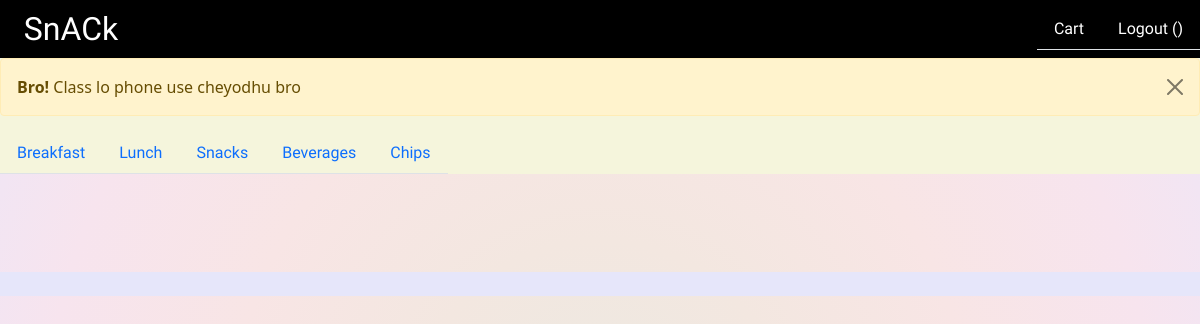
Page /menu/lunch on the earlier database version.
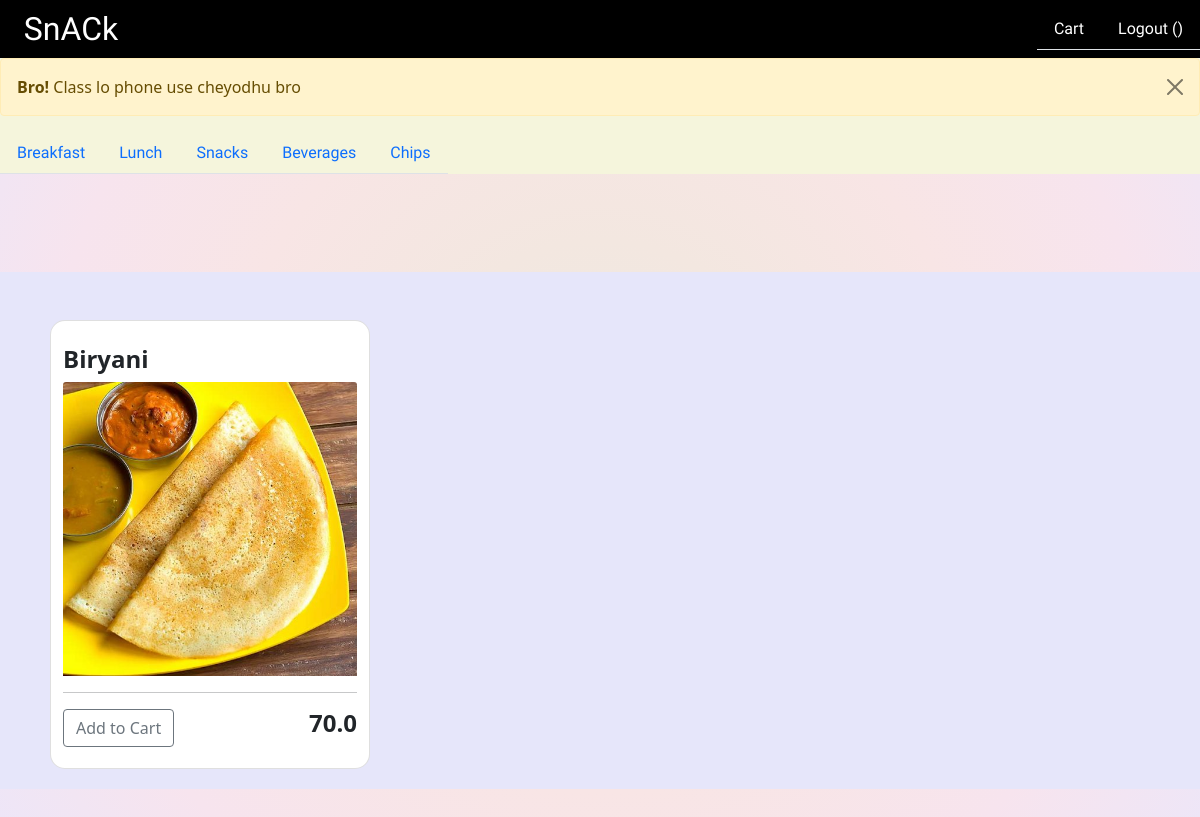
Same page on the later database version.
### menu/models.py (models this page shows, shortened)
class Food(models.Model):
	food_id=models.UUIDField(default=uuid.uuid4, editable=False, unique=True)
	fname = models.CharField(max_length=200)
	price = models.FloatField()
	fimage = models.ImageField(null=True, blank=True, upload_to='static/images/')
	is_veg=models.BooleanField(default=True)
	time=[('breakfast','breakfast'),('lunch','lunch'),('snacks','snacks'),('beverages','beverages'),('chips','chips')]
	meal_time=models.CharField(max_length=50,choices=time) #choices - Breakfast,Lunch,Snacks,Beverages

### menu/views.py (the view)
# urls.py: path('menu/lunch',views.lunch,name='lunch'),
def lunch(request):
    return render(request,'./lunch.html',context={'food_lunch':Food.objects.filter(meal_time='lunch'),'user':request.user})

### menu/templates/lunch.html (shortened to what this page needs)
{% extends 'main.html' %}
{% block content %}
<div style="background-color: lavender;">
<div class="container my-4">
    <div class="row">
        <div class="row  row-cols-lg-4 row-cols-sm-2 g-4">
            {% for f in food_lunch %}
            <div class="card">
                <div class="product">
                    <br>
                    <h4><strong>{{f.fname}}</strong></h4>
                    <img src="{{f.fimage.url}}" class="card-img-top"  alt="...">
                    <hr>
                    <a href={% url 'add_to_cart_lunch' f.food_id %}>
                        <button class="btn btn-outline-secondary add-btn update-cart">Add to Cart</button></a>
                    <h4 style="float: right"><strong>{{f.price}}</strong></h4>
                </div>
            </div>
            {% endfor %}
        </div>
    </div>
</div>
</div>
{% endblock %}

Differences in the rows shown:
added Food: fname "Biryani", fimage (picture), price "70.0"
